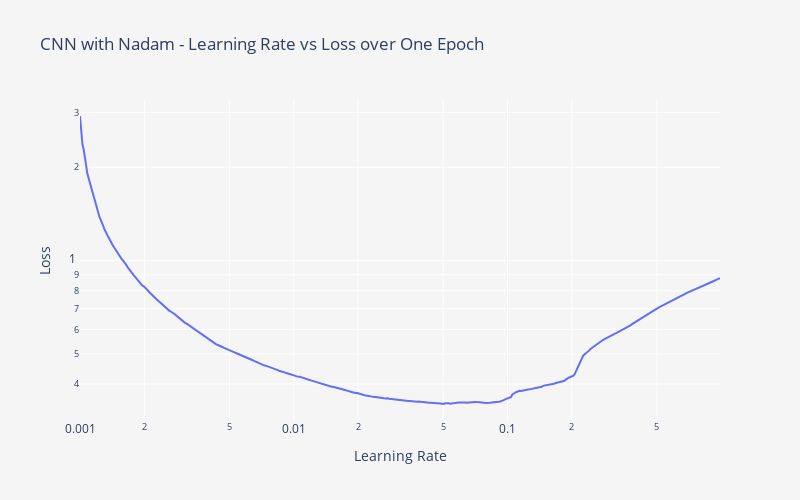

The notebook cell saved with this chart:
### Markdown cell above
<p style="font-size:20px; font-family:JetBrains Mono; color:#3E3F4C; border-bottom: 3px solid #c73c1a">Notes 📜</p>
<blockquote style="margin-right:auto; margin-left:auto; background-color:#fffaf6; padding: 15px; border-radius: 10px 10px">
    <ul style="font-size:16px; font-family:JetBrains Mono; color:#3E3F4C; margin-right: 10px; margin-top: 2px; margin-bottom: 2px">
        <li>Since we have CNN architecture, it's time to find maximal learning rate for 1Cycle.</li>
    </ul>
</blockquote>

### Code cell
BATCH_SIZE = 64
lr_vs_loss = get_lr_vs_loss(cnn_mnist_model, X_train, y_train, batch_size=BATCH_SIZE)
print()

fig = px.line(
    lr_vs_loss,
    x="Learning Rate",
    y="Loss",
    height=500,
    width=800,
    log_x=True,
    log_y=True,
    title="CNN with Nadam - Learning Rate vs Loss over One Epoch",
)

fig.update_layout(
    plot_bgcolor=BACKGROUND_COLOR,
    paper_bgcolor=BACKGROUND_COLOR,
)

fig.show()

### Figure 1 — Plotly figure (JSON) as saved in the notebook; plotly's stock layout.template omitted (floating-point values rounded to 4 significant figures; data arrays with more than 128 entries replaced by an {"elided": "..."} marker saying what was removed)
{"data": [{"hovertemplate": "Learning Rate=%{x}<br>Loss=%{y}<extra></extra>", "legendgroup": "", "line": {"color": "#636efa", "dash": "solid"}, "marker": {"symbol": "circle"}, "mode": "lines", "name": "", "orientation": "v", "showlegend": false, "type": "scatter", "x": {"elided": "525 float values"}, "xaxis": "x", "y": {"elided": "525 float values"}, "yaxis": "y"}], "layout": {"height": 500, "legend": {"tracegroupgap": 0}, "paper_bgcolor": "#F6F5F5", "plot_bgcolor": "#F6F5F5", "title": {"text": "CNN with Nadam - Learning Rate vs Loss over One Epoch"}, "width": 800, "xaxis": {"anchor": "y", "domain": [0, 1], "title": {"text": "Learning Rate"}, "type": "log"}, "yaxis": {"anchor": "x", "domain": [0, 1], "title": {"text": "Loss"}, "type": "log"}}}
